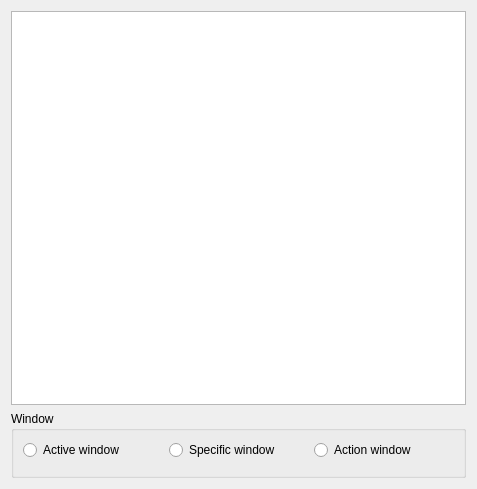
<ui version="4.0" >
 <class>KeyboardInputActionWidget</class>
 <widget class="QWidget" name="KeyboardInputActionWidget" >
  <property name="geometry" >
   <rect>
    <x>0</x>
    <y>0</y>
    <width>477</width>
    <height>489</height>
   </rect>
  </property>
  <layout class="QVBoxLayout" name="verticalLayout" >
   <item>
    <widget class="KTextEdit" name="input" />
   </item>
   <item>
    <widget class="QGroupBox" name="groupBox" >
     <property name="title" >
      <string>Window</string>
     </property>
     <layout class="QVBoxLayout" name="verticalLayout_2" >
      <item>
       <layout class="QHBoxLayout" name="horizontalLayout" >
        <item>
         <widget class="QRadioButton" name="active_radio" >
          <property name="text" >
           <string>Active window</string>
          </property>
         </widget>
        </item>
        <item>
         <widget class="QRadioButton" name="specific_radio" >
          <property name="text" >
           <string>Specific window</string>
          </property>
         </widget>
        </item>
        <item>
         <widget class="QRadioButton" name="action_radio" >
          <property name="text" >
           <string>Action window</string>
          </property>
         </widget>
        </item>
       </layout>
      </item>
      <item>
       <widget class="WindowDefinitionListWidget" native="1" name="windowdef_list" />
      </item>
     </layout>
    </widget>
   </item>
  </layout>
 </widget>
 <customwidgets>
  <customwidget>
   <class>KTextEdit</class>
   <extends>QTextEdit</extends>
   <header>ktextedit.h</header>
  </customwidget>
  <customwidget>
   <class>WindowDefinitionListWidget</class>
   <extends>QWidget</extends>
   <header>helper_widgets/window_definition_list_widget.h</header>
   <container>1</container>
  </customwidget>
 </customwidgets>
 <connections/>
</ui>
